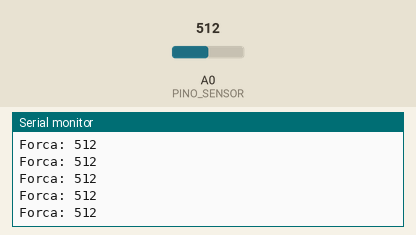
A sketch run on a simulated Arduino Uno, built with avr-gcc and run on an emulated ATmega328P. Shown: the last lines printed to the serial monitor. Inputs (shaded band) come from the test bench; at power-on: A0 (PINO_SENSOR) = 512.

Above: at 1.2 s.
1.3 s: A0 (PINO_SENSOR) set to 987
At 2.3 s:
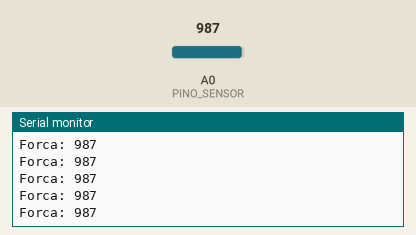
2.8 s: A0 (PINO_SENSOR) set to 1017
At 3.6 s:
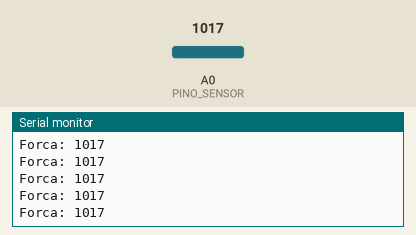
4.3 s: A0 (PINO_SENSOR) set to 11
At 4.9 s:
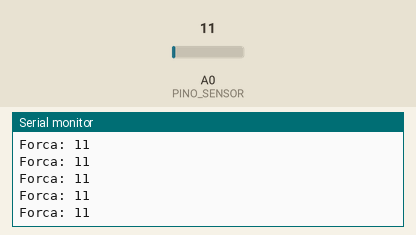
5.8 s: A0 (PINO_SENSOR) set to 8
At 6.5 s:
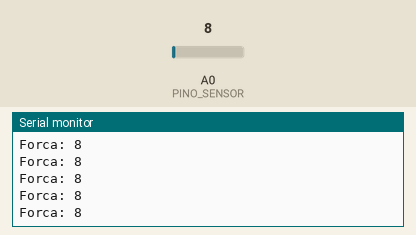
Timing chart, 0 to 8.3 s (numbered marks = the images above; inputs shaded):
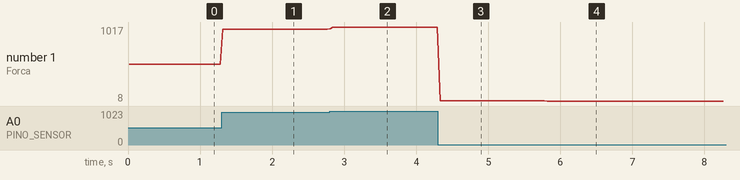

Measured:
- after the input at 1.3 s, the serial monitor: prints a new line at once (image 1)
- after the input at 2.8 s, the serial monitor: prints a new line at once (image 2)
- after the input at 4.3 s, the serial monitor: prints a new line at once (image 3)
- after the input at 5.8 s, the serial monitor: prints a new line at once (image 4)
- plotted number 1: 512 → 987 after the input at 1.3 s, 987 → 1017 after the input at 2.8 s, 1017 → 11 after the input at 4.3 s, 11 → 8 after the input at 5.8 s

The sketch:

handgrip_fsr.ino
```cpp
// Jogo do Balão - handgrip com sensor de força FSR (opção A)
// Ligação: 5V -> FSR -> A0 -> resistor de 10 kOhm -> GND
// Envia a força do aperto pela serial (USB), a 9600 baud, em linhas "Forca: N".
const int PINO_SENSOR = A0;
const int AMOSTRAS = 8;  // média de várias leituras para suavizar

void setup() {
  Serial.begin(9600);
}

void loop() {
  long soma = 0;
  for (int i = 0; i < AMOSTRAS; i++) {
    soma += analogRead(PINO_SENSOR);
    delay(2);
  }
  int forca = soma / AMOSTRAS;  // 0 = solto, até 1023 = aperto máximo
  Serial.print("Forca: ");
  Serial.println(forca);
  delay(20);
}
```
